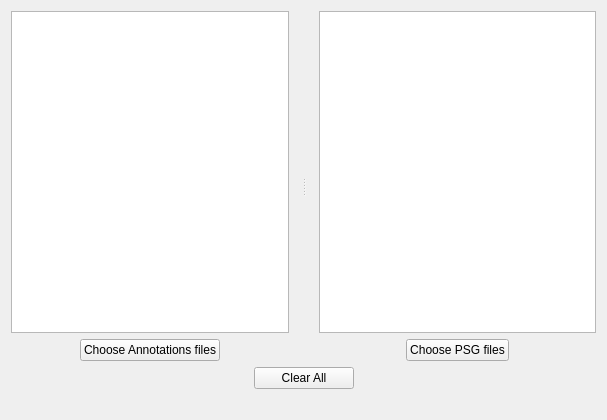
<?xml version="1.0" encoding="UTF-8"?>
<ui version="4.0">
 <class>EDFAnnotationsReaderSettingsView</class>
 <widget class="QWidget" name="EDFAnnotationsReaderSettingsView">
  <property name="geometry">
   <rect>
    <x>0</x>
    <y>0</y>
    <width>607</width>
    <height>420</height>
   </rect>
  </property>
  <property name="windowTitle">
   <string/>
  </property>
  <property name="styleSheet">
   <string>font: 12pt &quot;Roboto&quot;;</string>
  </property>
  <layout class="QVBoxLayout" name="verticalLayout_4">
   <item>
    <layout class="QVBoxLayout" name="verticalLayout_3">
     <item>
      <widget class="QSplitter" name="splitter">
       <property name="orientation">
        <enum>Qt::Horizontal</enum>
       </property>
       <property name="handleWidth">
        <number>30</number>
       </property>
       <widget class="QWidget" name="layoutWidget">
        <layout class="QVBoxLayout" name="verticalLayout">
         <item>
          <widget class="QTableWidget" name="tableWidget_files">
           <property name="verticalScrollBarPolicy">
            <enum>Qt::ScrollBarAsNeeded</enum>
           </property>
           <property name="horizontalScrollBarPolicy">
            <enum>Qt::ScrollBarAsNeeded</enum>
           </property>
           <property name="sizeAdjustPolicy">
            <enum>QAbstractScrollArea::AdjustIgnored</enum>
           </property>
           <property name="autoScroll">
            <bool>true</bool>
           </property>
           <property name="editTriggers">
            <set>QAbstractItemView::NoEditTriggers</set>
           </property>
           <property name="selectionMode">
            <enum>QAbstractItemView::SingleSelection</enum>
           </property>
           <property name="verticalScrollMode">
            <enum>QAbstractItemView::ScrollPerItem</enum>
           </property>
           <property name="horizontalScrollMode">
            <enum>QAbstractItemView::ScrollPerItem</enum>
           </property>
           <property name="wordWrap">
            <bool>true</bool>
           </property>
          </widget>
         </item>
         <item>
          <layout class="QHBoxLayout" name="horizontalLayout">
           <item>
            <spacer name="horizontalSpacer">
             <property name="orientation">
              <enum>Qt::Horizontal</enum>
             </property>
             <property name="sizeHint" stdset="0">
              <size>
               <width>40</width>
               <height>20</height>
              </size>
             </property>
            </spacer>
           </item>
           <item>
            <widget class="QPushButton" name="pushButton_choose">
             <property name="maximumSize">
              <size>
               <width>16777215</width>
               <height>16777215</height>
              </size>
             </property>
             <property name="text">
              <string>Choose Annotations files</string>
             </property>
            </widget>
           </item>
           <item>
            <spacer name="horizontalSpacer_3">
             <property name="orientation">
              <enum>Qt::Horizontal</enum>
             </property>
             <property name="sizeHint" stdset="0">
              <size>
               <width>40</width>
               <height>20</height>
              </size>
             </property>
            </spacer>
           </item>
          </layout>
         </item>
        </layout>
       </widget>
       <widget class="QWidget" name="layoutWidget">
        <layout class="QVBoxLayout" name="verticalLayout_2">
         <item>
          <widget class="QTableWidget" name="tableWidget_psg_files">
           <property name="editTriggers">
            <set>QAbstractItemView::NoEditTriggers</set>
           </property>
          </widget>
         </item>
         <item>
          <layout class="QHBoxLayout" name="horizontalLayout_2">
           <item>
            <spacer name="horizontalSpacer_4">
             <property name="orientation">
              <enum>Qt::Horizontal</enum>
             </property>
             <property name="sizeHint" stdset="0">
              <size>
               <width>40</width>
               <height>20</height>
              </size>
             </property>
            </spacer>
           </item>
           <item>
            <widget class="QPushButton" name="pushButton_choose_psg">
             <property name="text">
              <string>Choose PSG files</string>
             </property>
            </widget>
           </item>
           <item>
            <spacer name="horizontalSpacer_2">
             <property name="orientation">
              <enum>Qt::Horizontal</enum>
             </property>
             <property name="sizeHint" stdset="0">
              <size>
               <width>40</width>
               <height>20</height>
              </size>
             </property>
            </spacer>
           </item>
          </layout>
         </item>
        </layout>
       </widget>
      </widget>
     </item>
     <item>
      <layout class="QHBoxLayout" name="horizontalLayout_3">
       <item>
        <spacer name="horizontalSpacer_5">
         <property name="orientation">
          <enum>Qt::Horizontal</enum>
         </property>
         <property name="sizeHint" stdset="0">
          <size>
           <width>40</width>
           <height>20</height>
          </size>
         </property>
        </spacer>
       </item>
       <item>
        <widget class="QPushButton" name="pushButton_clear">
         <property name="minimumSize">
          <size>
           <width>100</width>
           <height>0</height>
          </size>
         </property>
         <property name="maximumSize">
          <size>
           <width>100</width>
           <height>16777215</height>
          </size>
         </property>
         <property name="text">
          <string>Clear All</string>
         </property>
        </widget>
       </item>
       <item>
        <spacer name="horizontalSpacer_6">
         <property name="orientation">
          <enum>Qt::Horizontal</enum>
         </property>
         <property name="sizeHint" stdset="0">
          <size>
           <width>40</width>
           <height>20</height>
          </size>
         </property>
        </spacer>
       </item>
      </layout>
     </item>
    </layout>
   </item>
   <item>
    <spacer name="verticalSpacer">
     <property name="orientation">
      <enum>Qt::Vertical</enum>
     </property>
     <property name="sizeType">
      <enum>QSizePolicy::Fixed</enum>
     </property>
     <property name="sizeHint" stdset="0">
      <size>
       <width>20</width>
       <height>20</height>
      </size>
     </property>
    </spacer>
   </item>
  </layout>
 </widget>
 <resources>
  <include location="../../../../snooz-toolbox/src/main/python/ui/themes/themes.qrc"/>
 </resources>
 <connections>
  <connection>
   <sender>pushButton_choose</sender>
   <signal>clicked()</signal>
   <receiver>EDFAnnotationsReaderSettingsView</receiver>
   <slot>choose_slot()</slot>
   <hints>
    <hint type="sourcelabel">
     <x>76</x>
     <y>266</y>
    </hint>
    <hint type="destinationlabel">
     <x>167</x>
     <y>176</y>
    </hint>
   </hints>
  </connection>
  <connection>
   <sender>pushButton_clear</sender>
   <signal>clicked()</signal>
   <receiver>EDFAnnotationsReaderSettingsView</receiver>
   <slot>clear_slot()</slot>
   <hints>
    <hint type="sourcelabel">
     <x>198</x>
     <y>266</y>
    </hint>
    <hint type="destinationlabel">
     <x>167</x>
     <y>176</y>
    </hint>
   </hints>
  </connection>
  <connection>
   <sender>pushButton_choose_psg</sender>
   <signal>clicked()</signal>
   <receiver>EDFAnnotationsReaderSettingsView</receiver>
   <slot>choose_psg_slot()</slot>
   <hints>
    <hint type="sourcelabel">
     <x>364</x>
     <y>198</y>
    </hint>
    <hint type="destinationlabel">
     <x>308</x>
     <y>151</y>
    </hint>
   </hints>
  </connection>
 </connections>
 <slots>
  <slot>choose_slot()</slot>
  <slot>clear_slot()</slot>
  <slot>choose_psg_slot()</slot>
 </slots>
</ui>
